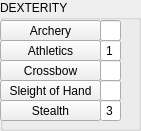
    <widget class="QGroupBox" name="Group_DEXTERITY">
     <property name="geometry">
      <rect>
       <x>10</x>
       <y>350</y>
       <width>141</width>
       <height>131</height>
      </rect>
     </property>
     <property name="title">
      <string>DEXTERITY</string>
     </property>
     <widget class="QPushButton" name="Archery">
      <property name="geometry">
       <rect>
        <x>0</x>
        <y>20</y>
        <width>101</width>
        <height>21</height>
       </rect>
      </property>
      <property name="text">
       <string>Archery</string>
      </property>
      <property name="checkable">
       <bool>false</bool>
      </property>
     </widget>
     <widget class="QPushButton" name="Athletics">
      <property name="geometry">
       <rect>
        <x>0</x>
        <y>40</y>
        <width>101</width>
        <height>21</height>
       </rect>
      </property>
      <property name="text">
       <string>Athletics</string>
      </property>
      <property name="checkable">
       <bool>false</bool>
      </property>
     </widget>
     <widget class="QPushButton" name="Crossbow">
      <property name="geometry">
       <rect>
        <x>0</x>
        <y>60</y>
        <width>101</width>
        <height>21</height>
       </rect>
      </property>
      <property name="text">
       <string>Crossbow</string>
      </property>
      <property name="checkable">
       <bool>false</bool>
      </property>
     </widget>
     <widget class="QPushButton" name="SleightOfHand">
      <property name="geometry">
       <rect>
        <x>0</x>
        <y>80</y>
        <width>101</width>
        <height>21</height>
       </rect>
      </property>
      <property name="text">
       <string>Sleight of Hand</string>
      </property>
      <property name="checkable">
       <bool>false</bool>
      </property>
     </widget>
     <widget class="QPushButton" name="Stealth">
      <property name="geometry">
       <rect>
        <x>0</x>
        <y>100</y>
        <width>101</width>
        <height>21</height>
       </rect>
      </property>
      <property name="text">
       <string>Stealth</string>
      </property>
      <property name="checkable">
       <bool>false</bool>
      </property>
     </widget>
     <widget class="QLineEdit" name="Archery_Value">
      <property name="geometry">
       <rect>
        <x>100</x>
        <y>20</y>
        <width>21</width>
        <height>21</height>
       </rect>
      </property>
      <property name="alignment">
       <set>Qt::AlignCenter</set>
      </property>
      <property name="readOnly">
       <bool>true</bool>
      </property>
     </widget>
     <widget class="QLineEdit" name="Athletics_Value">
      <property name="geometry">
       <rect>
        <x>100</x>
        <y>40</y>
        <width>21</width>
        <height>21</height>
       </rect>
      </property>
      <property name="text">
       <string>1</string>
      </property>
      <property name="alignment">
       <set>Qt::AlignCenter</set>
      </property>
      <property name="readOnly">
       <bool>true</bool>
      </property>
     </widget>
     <widget class="QLineEdit" name="Crossbpw_Value">
      <property name="geometry">
       <rect>
        <x>100</x>
        <y>60</y>
        <width>21</width>
        <height>21</height>
       </rect>
      </property>
      <property name="alignment">
       <set>Qt::AlignCenter</set>
      </property>
      <property name="readOnly">
       <bool>true</bool>
      </property>
     </widget>
     <widget class="QLineEdit" name="SleightOfHand_Value">
      <property name="geometry">
       <rect>
        <x>100</x>
        <y>80</y>
        <width>21</width>
        <height>21</height>
       </rect>
      </property>
      <property name="alignment">
       <set>Qt::AlignCenter</set>
      </property>
      <property name="readOnly">
       <bool>true</bool>
      </property>
     </widget>
     <widget class="QLineEdit" name="Stealth_Value">
      <property name="geometry">
       <rect>
        <x>100</x>
        <y>100</y>
        <width>21</width>
        <height>21</height>
       </rect>
      </property>
      <property name="text">
       <string>3</string>
      </property>
      <property name="alignment">
       <set>Qt::AlignCenter</set>
      </property>
      <property name="readOnly">
       <bool>true</bool>
      </property>
     </widget>
    </widget>
